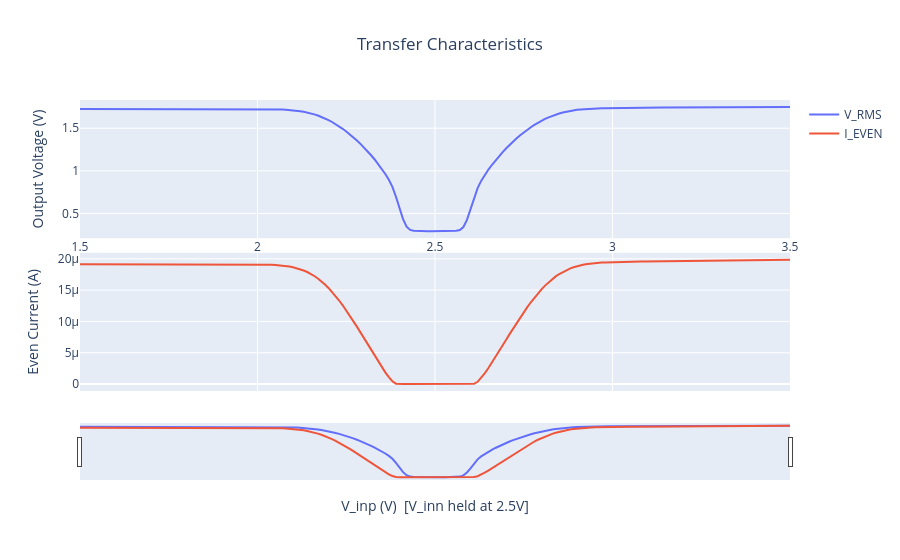

Notebook cell for this chart:
### Code cell
spice_file = "/foss/designs/simulations/tb_rms_det/test_dc/results.raw"

data = y2p.load_spice_raw(spice_file)

for signal, _ in data.items():
    print(f"  - {signal}")

spec = y2p.PlotSpec.from_yaml("""
title: "Transfer Characteristics"
x: 
  label: "V_inp (V)  [V_inn held at 2.5V]"
  signal: "v(vinp)"
y:
  - label: "Output Voltage (V)"
    signals:
      V_RMS: "v(vrms)"
  - label: "Even Current (A)"
    signals:
      I_EVEN: "i(@m.x1.xm8.m0[id])"
""")

fig_dc = y2p.plot(data, spec)

### Figure 1 — Plotly figure (JSON) as saved in the notebook; plotly's stock layout.template omitted (floating-point values rounded to 4 significant figures; data arrays with more than 128 entries replaced by an {"elided": "..."} marker saying what was removed)
{"data": [{"name": "V_RMS", "type": "scatter", "x": {"elided": "201 float values"}, "y": {"elided": "201 float values"}, "yaxis": "y"}, {"name": "I_EVEN", "type": "scatter", "x": {"elided": "201 float values"}, "y": {"elided": "201 float values"}, "yaxis": "y2"}], "layout": {"dragmode": "zoom", "showlegend": true, "title": {"text": "Transfer Characteristics", "x": 0.5, "xanchor": "center"}, "xaxis": {"exponentformat": "SI", "fixedrange": false, "rangeslider": {"visible": true}, "showgrid": true, "title": {"text": "V_inp (V)  [V_inn held at 2.5V]"}, "type": "linear"}, "yaxis": {"domain": [0.525, 1], "exponentformat": "SI", "fixedrange": false, "showgrid": true, "title": {"text": "Output Voltage (V)"}, "type": "linear"}, "yaxis2": {"domain": [5.551e-17, 0.475], "exponentformat": "SI", "fixedrange": false, "showgrid": true, "title": {"text": "Even Current (A)"}, "type": "linear"}}}
